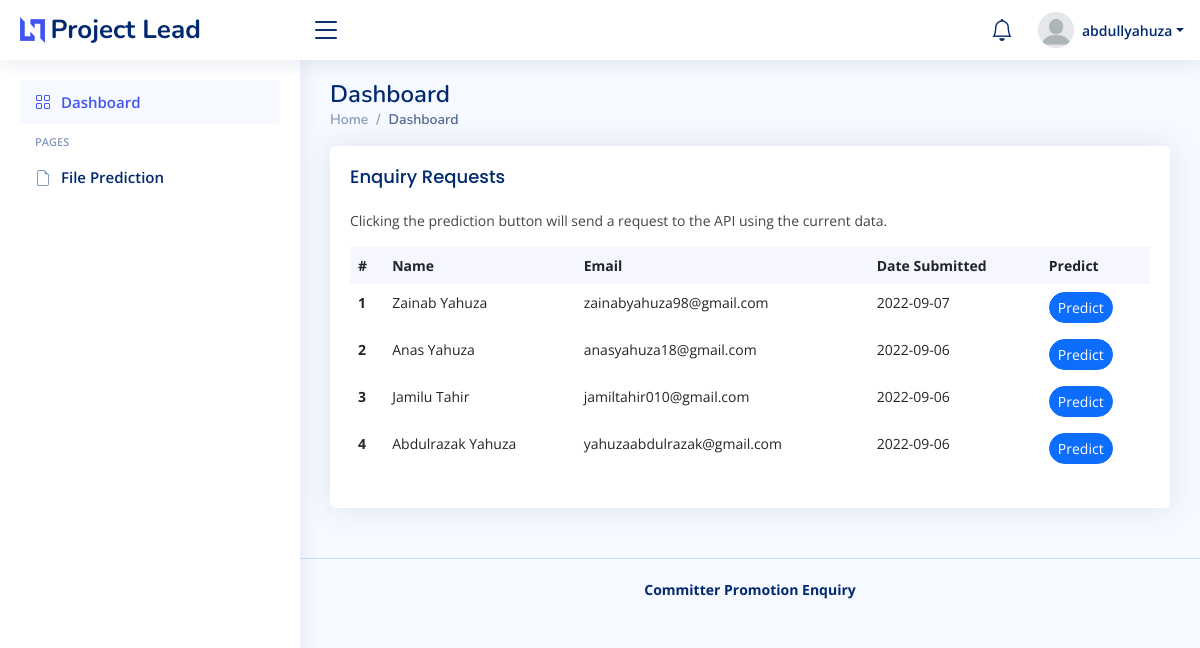
Page /dashboard (signed in) on the earlier database version.
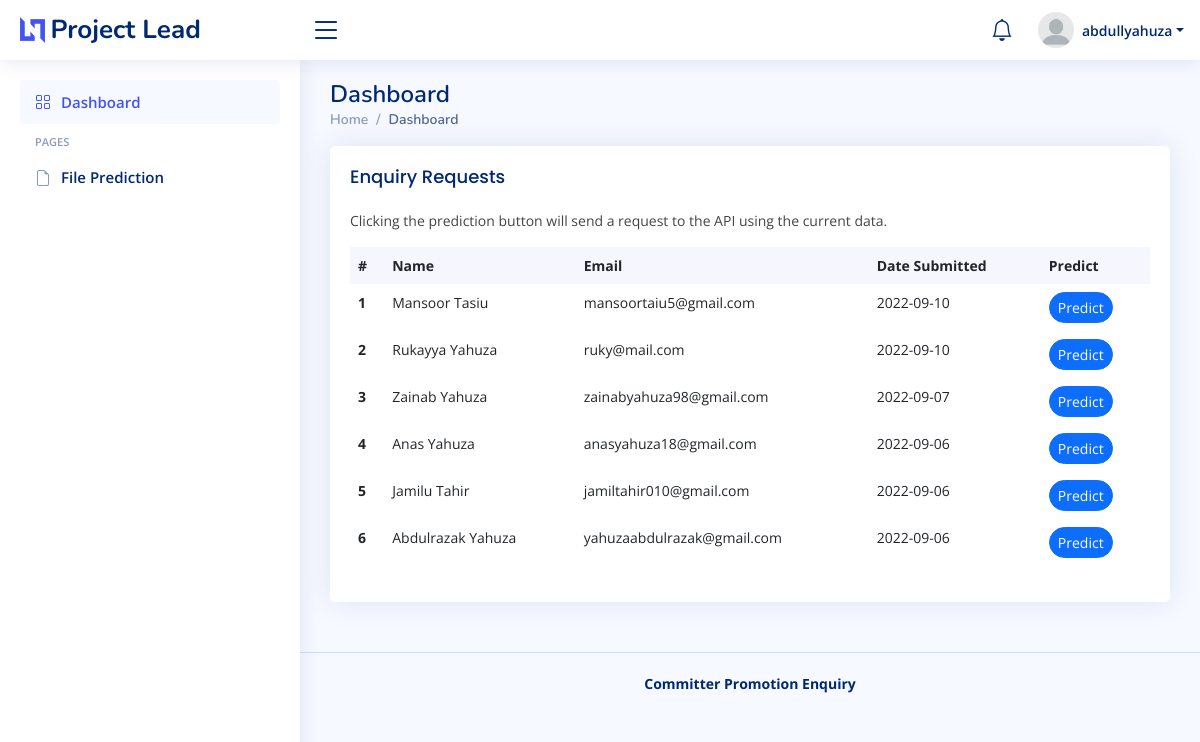
Same page on the later database version.
### database/models.py (models this page shows, shortened)
class User(db.Model):
    id = Column(Integer().with_variant(Integer, "sqlite"), primary_key=True)
    username = Column(String(80))
    name = Column(String(200))
    email = Column(String(120))
    password = Column(String(256))
    def details(self):
        return {
            'id': self.id,
            'username': self.username,
            'email': self.email,
            'name': self.name
        }

class Enquiry(db.Model):
    id = Column(Integer().with_variant(Integer, "sqlite"), primary_key=True)
    name = Column(String(200))
    age = Column(Integer)
    education = Column(String(20))
    email = Column(String(120))
    region = Column(String(20))
    fin_gain = Column(Float)
    int_learn = Column(Float)
    dev_inv = Column(Float)
    proj_desertion = Column(Integer)
    dev_status = Column(String(20))
    dev_experience = Column(Integer)
    sys_int = Column(Float)
    tech_norm = Column(Float)
    code_test = Column(Float)
    cont_code_dec = Column(Float)
    dec_right_del = Column(Float)
    proj_age = Column(Integer)
    promoted = Column(Boolean, default=0)
    date_submitted = Column(Date)

### app.py (the view)
@app.route('/dashboard')
@login_required
def dashboard():
    user = User.query.filter_by(username=session['user_id']).first()
    user_data = user.details()
    enquiries = Enquiry.query.order_by(db.desc(Enquiry.id)).all()
    noti = Enquiry.query.filter_by(promoted=False).all()
    numberOfnoti = len(noti)
    return render_template(
        'admin/index.html',
        current_page="Dashboard",
        user=user_data,
        enquiries=enquiries,
        noti=numberOfnoti)

### auth.py (called while the page is built)
def login_required(f):
    @wraps(f)
    def decorated_function(*args, **kwargs):
        if session.get("user_id") is None:
            return redirect("/lead")
        return f(*args, **kwargs)
    return decorated_function

### templates/admin/index.html (shortened to what this page needs)
{% extends 'layouts/main.html' %}
{% block content %}
    <section class="section dashboard">
      <div class="row">
        <div class="col-lg-12" style="margin: 0 auto;">
          <div class="row">
            <div class="col-12">
              <div class="card recent-sales overflow-auto">
                <div class="card-body">
                  <h5 class="card-title">Enquiry Requests</h5>
                  <p>Clicking the prediction button will send a request to the API using the current data.</p>
                  <table class="table table-borderless datatable">
                    <thead>
                      <tr>
                        <th scope="col">#</th>
                        <th scope="col">Name</th>
                        <th scope="col">Email</th>
                        <th scope="col">Date Submitted</th>
                        <th scope="col">Predict</th>
                      </tr>
                    </thead>
                    <tbody>
                      {% if enquiries %}
                        {% for enquiry in enquiries %}
                        <tr>
                          <th scope="row">{{loop.index}}</th>
                          <td>{{enquiry.name}}</td>
                          <td>{{enquiry.email}}</td>
                          <td>{{enquiry.date_submitted}}</td>
                          <td>
                            <a href="confirm/{{enquiry.id}}" class="btn btn-primary rounded-pill btn-sm">Predict</a>
                          </td>
                        </tr>
                        {% endfor %}
                      {% endif %}
                    </tbody>
                  </table>
                </div>
              </div>
            </div>
          </div>
        </div>
      </div>
    </section>
{% endblock %}

### templates/layouts/main.html (shortened to what this page needs)
<!DOCTYPE html>
<html lang="en">
<head>
  <link href="/static/admin/assets/vendor/bootstrap/css/bootstrap.min.css" rel="stylesheet">
  <link href="/static/admin/assets/vendor/bootstrap-icons/bootstrap-icons.css" rel="stylesheet">
  <link href="/static/admin/assets/vendor/boxicons/css/boxicons.min.css" rel="stylesheet">
  <link href="/static/admin/assets/vendor/quill/quill.snow.css" rel="stylesheet">
  <link href="/static/admin/assets/vendor/quill/quill.bubble.css" rel="stylesheet">
  <link href="/static/admin/assets/vendor/remixicon/remixicon.css" rel="stylesheet">
  <link href="/static/admin/assets/vendor/simple-datatables/style.css" rel="stylesheet">
  <link href="/static/admin/assets/css/style.css" rel="stylesheet">
</head>
<body>
  <header id="header" class="header fixed-top d-flex align-items-center">
    <div class="d-flex align-items-center justify-content-between">
      <a href="{{ url_for('dashboard') }}" class="logo d-flex align-items-center">
        <img src="/static/admin/assets/img/logo.png" alt="">
        <span class="d-none d-lg-block">Project Lead</span>
      </a>
      <i class="bi bi-list toggle-sidebar-btn"></i>
    </div>
    <nav class="header-nav ms-auto">
      <ul class="d-flex align-items-center">
        <li class="nav-item dropdown">
          <a class="nav-link nav-icon" href="#" data-bs-toggle="dropdown">
            <i class="bi bi-bell"></i>
          </a>
        </li>
        <li class="nav-item dropdown pe-3">
          <a class="nav-link nav-profile d-flex align-items-center pe-0" href="#" data-bs-toggle="dropdown">
            <img src="/static/admin/assets/img/profile-img.png" alt="Profile" class="rounded-circle">
            <span class="d-none d-md-block dropdown-toggle ps-2">{{user.username}}</span>
          </a>
        </li>
      </ul>
    </nav>
  </header>
  <aside id="sidebar" class="sidebar">
    <ul class="sidebar-nav" id="sidebar-nav">
      <li class="nav-item">
        <a class="nav-link {% if request.endpoint != 'dashboard'%} collapsed {% endif %}" href="{{ url_for('dashboard') }}">
          <i class="bi bi-grid"></i>
          <span>Dashboard</span>
        </a>
      </li>
      <li class="nav-heading">Pages</li>
      <li class="nav-item">
         <a class="nav-link {% if request.endpoint != 'from_file'%} collapsed {% endif %}" href="{{ url_for('from_file') }}">
           <i class="bi bi-file-earmark"></i>
           <span>File Prediction</span>
         </a>
       </li>
    </ul>
  </aside>
  <main id="main" class="main">
    <div class="pagetitle">
      <h1>{{current_page}}</h1>
      <nav>
        <ol class="breadcrumb">
          <li class="breadcrumb-item"><a href="{{ url_for('dashboard') }}">Home</a></li>
          <li class="breadcrumb-item active">{{current_page}}</li>
        </ol>
      </nav>
    </div>
    {% block content %}{% endblock %}
  </main>
  <footer id="footer" class="footer">
    <div class="copyright">
      <strong>Committer Promotion Enquiry</strong>
    </div>
  </footer>
</body>
</html>

### admin/assets/css/style.css (style rules this page uses)
:root { scroll-behavior: smooth; }
body { font-family: "Open Sans", sans-serif; background: #f6f9ff; color: #444444; }
a { color: #4154f1; text-decoration: none; }
h1, h2, h3, h4, h5, h6 { font-family: "Nunito", sans-serif; }
#main { margin-top: 60px; padding: 20px 30px; transition: all 0.3s; }
.pagetitle { margin-bottom: 10px; }
.pagetitle h1 { font-size: 24px; margin-bottom: 0; font-weight: 600; color: #012970; }
.card { margin-bottom: 30px; border: none; border-radius: 5px; box-shadow: 0px 0 30px rgba(1, 41, 112, 0.1); }
.card-title { padding: 20px 0 15px 0; font-size: 18px; font-weight: 500; color: #012970; font-family: "Poppins", sans-serif; }
.card-body { padding: 0 20px 20px 20px; }
.breadcrumb { font-size: 14px; font-family: "Nunito", sans-serif; color: #899bbd; font-weight: 600; }
.breadcrumb a { color: #899bbd; transition: 0.3s; }
.breadcrumb .breadcrumb-item::before { color: #899bbd; }
.breadcrumb .active { color: #51678f; font-weight: 600; }
.logo { line-height: 1; }
@media (min-width: 1200px) { .logo { width: 280px; } }
.logo img { max-height: 26px; margin-right: 6px; }
.logo span { font-size: 26px; font-weight: 700; color: #012970; font-family: "Nunito", sans-serif; }
.header { transition: all 0.5s; z-index: 997; height: 60px; box-shadow: 0px 2px 20px rgba(1, 41, 112, 0.1); background-color: #fff; padding-left: 20px; }
.header .toggle-sidebar-btn { font-size: 32px; padding-left: 10px; cursor: pointer; color: #012970; }
.header-nav ul { list-style: none; }
.header-nav>ul { margin: 0; padding: 0; }
.header-nav .nav-icon { font-size: 22px; color: #012970; margin-right: 25px; position: relative; }
.header-nav .nav-profile { color: #012970; }
.header-nav .nav-profile img { max-height: 36px; }
.header-nav .nav-profile span { font-size: 14px; font-weight: 600; }
.sidebar { position: fixed; top: 60px; left: 0; bottom: 0; width: 300px; z-index: 996; transition: all 0.3s; padding: 20px; overflow-y: auto; scrollbar-width: thin; scrollbar-color: #aab7cf transparent; box-shadow: 0px 0px 20px rgba(1, 41, 112, 0.1); background-color: #fff; }
@media (min-width: 1200px) { #main, #footer { margin-left: 300px; } }
.sidebar-nav { padding: 0; margin: 0; list-style: none; }
.sidebar-nav li { padding: 0; margin: 0; list-style: none; }
.sidebar-nav .nav-item { margin-bottom: 5px; }
.sidebar-nav .nav-heading { font-size: 11px; text-transform: uppercase; color: #899bbd; font-weight: 600; margin: 10px 0 5px 15px; }
.sidebar-nav .nav-link { display: flex; align-items: center; font-size: 15px; font-weight: 600; color: #4154f1; transition: 0.3; background: #f6f9ff; padding: 10px 15px; border-radius: 4px; }
.sidebar-nav .nav-link i { font-size: 16px; margin-right: 10px; color: #4154f1; }
.sidebar-nav .nav-link.collapsed { color: #012970; background: #fff; }
.sidebar-nav .nav-link.collapsed i { color: #899bbd; }
.dashboard .recent-sales { font-size: 14px; }
.dashboard .recent-sales .table thead { background: #f6f6fe; }
.dashboard .recent-sales .table thead th { border: 0; }
.footer { padding: 20px 0; font-size: 14px; transition: all 0.3s; border-top: 1px solid #cddfff; }
.footer .copyright { text-align: center; color: #012970; }

Differences in the rows shown:
added Enquiry: name "Mansoor Tasiu", email "mansoortaiu5@gmail.com", date_submitted "2022-09-10"
added Enquiry: name "Rukayya Yahuza", email "ruky@mail.com", date_submitted "2022-09-10"
